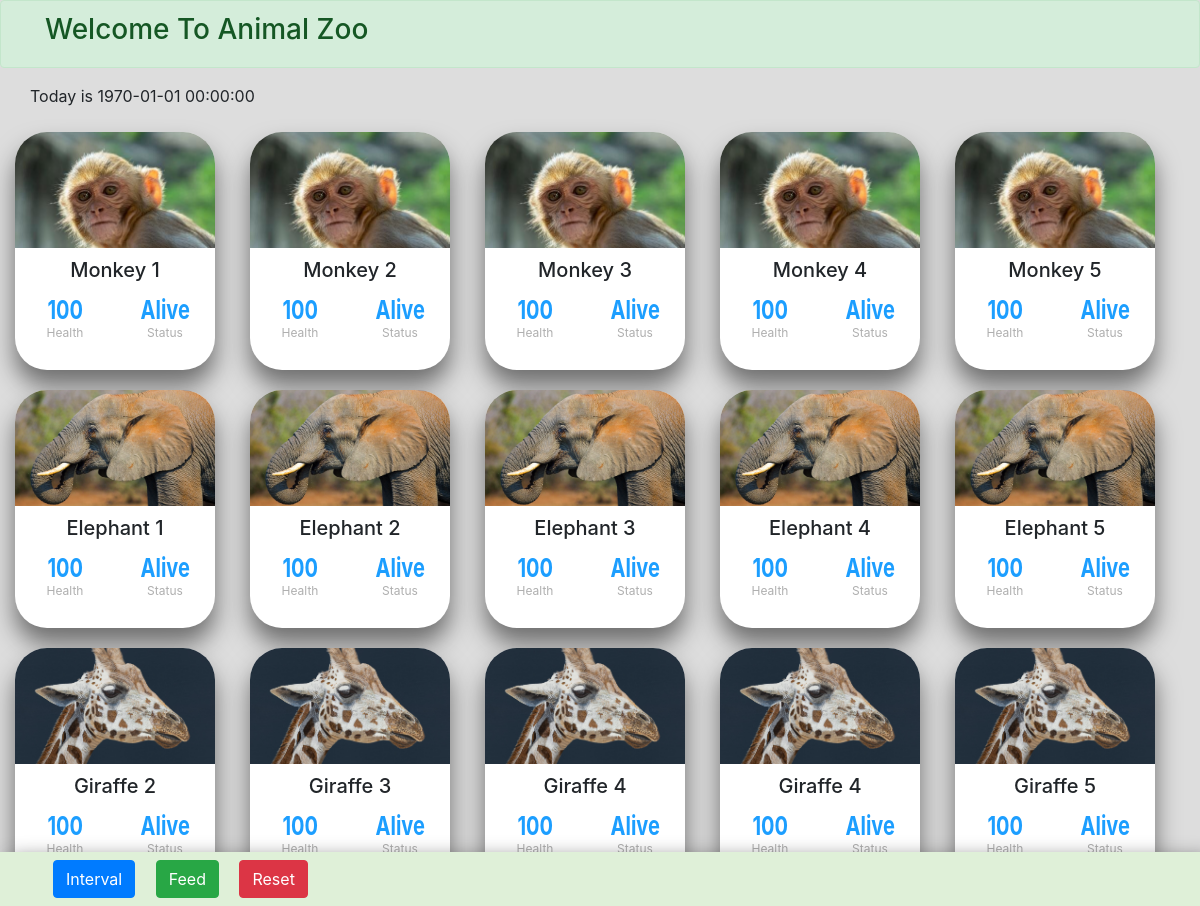
The page / on the database its author committed.
### tables this page shows
CREATE TABLE `animals` (
  `id` int(11) NOT NULL,
  `name` varchar(100) DEFAULT NULL,
  `type` int(11) NOT NULL,
  `health` float NOT NULL
);

### application/controllers/ZooAnimals.php (called while the page is built, shortened)
<?php
class ZooAnimals extends CI_Controller {
	public function index()
	{
		$this->load->model('Animal');
		$data['animals'] = $this->Animal->get_animals();
		$data['hour'] = get_cookie("hour");
		$this->load->view('welcome_message', $data);
	}
}

### index.php (called while the page is built, shortened)
<?php
require_once BASEPATH.'core/CodeIgniter.php';

### application/models/Animal.php (called while the page is built, shortened)
<?php
class Animal extends CI_Model
{
    public function get_animals()
    {
        $this->db->select("*");
        $this->db->from('animals');
        $this->db->join('animal_type', 'animal_type.type_id = animals.type');
        $this->db->order_by("animal_type.type_id", "asc");
        $this->db->order_by("animals.name","asc");
        $query = $this->db->get();
        return $query->result_array();
    }
}

### application/views/welcome_message.php (the view, shortened to what this page needs)
<!DOCTYPE html>
<html lang="en">
<head>
    <link rel="stylesheet" href="<?php echo base_url('assets/bootstrap/css/bootstrap.css'); ?>" rel="stylesheet" />
    <link rel="stylesheet" href="<?php echo base_url('assets/css/style.css'); ?>" />
</head>
<body>
    <div class="alert alert-success col-lg-12" role="alert">
        <div class="container">
            <h3>Welcome To Animal Zoo</h3>
        </div>
    </div>
    <div id="container" class="container">
        <div class="row">
            <div class="col-lg-12 mb-4 p-0">
                <div class="time"><?php echo "Today is " . date("Y-m-d H:i:s", strtotime("+{$hour} hours")) . "<br>"; ?>
                </div>
            </div>
            <div class="anilmals row">
                <?php
foreach ($animals as $value) {
?>
                <div class="card <?php if ($value['health'] < $value['min_health']) { echo 'dead-animation'; }?>">
                    <div class="banner img-fuid"
                        style=' background-image: url("assets/images/<?php echo $value['type']?>.jpg"); '>
                    </div>
                    <h2 class="name"><?php echo $value['name']; ?></h2>
                    <div class="actions">
                        <div class="follow-info">
                            <h2><a href="#"><span style="color:#<?php if ($value['health'] < $value['min_health']) {
			echo 'fa867e';
		}?>;"><?php echo $value['health']; ?></span><small id="healthtitle">Health</small></a></h2>
                            <h2><a href="#"><span style="color:#<?php if ($value['health'] < $value['min_health']) {
			echo 'fa867e';
		}?>;"><?php if ($value['health'] < $value['min_health']) {
			echo 'Dead';
		}
		else {
			echo 'Alive';
		}?></span><small id="healthtitle">Status</small></a></h2>
                        </div>
                    </div>
                </div>
                <?php
}
?>
            </div>
        </div>
    </div>
    <div class="col-lg-12" id="bottomdiv">
        <div class="container">
            <a href="ZooAnimals/interval" class="btn btn-primary m-2" data-toggle="tooltip" data-placement="top"
                title="Provoke An Hour of Time"> Interval</a>
            <a href="ZooAnimals/feed" class="btn btn-success m-2" data-toggle="tooltip" data-placement="top"
                title="Feed the Zoo"> Feed</a>
            <a href="ZooAnimals/reset" class="btn btn-danger m-2" data-toggle="tooltip" data-placement="top"
                title="Reset All the Data"> Reset</a>
        </div>
    </div>
</body>
</html>

### assets/css/style.css (style rules this page uses)
body { background-color: #ddd; }
.anilmals { justify-content: space-between; width: 100%; }
.card { background-color: #fff; border: none; min-width: 200px; margin-bottom: 20px; display: flex; flex-direction: column; overflow: hidden; justify-content: space-between; border-radius: 2rem; box-shadow: 0px 1rem 1.5rem rgb(0 0 0 / 50%); }
.card .banner { background-position: center; background-repeat: no-repeat; background-size: cover; height: 116px; display: flex; align-items: flex-end; justify-content: center; box-sizing: border-box; }
.card .name { text-align: center; padding: 0 2rem 0.5rem; margin: 0; font-size: 20px; margin-top:10px; }
#healthtitle { font-size: 12px; }
.card .actions { display: flex; flex-direction: column; order: 99; }
.card .actions .follow-info { padding: 0 0 1rem; display: flex; }
.card .actions .follow-info h2 { text-align: center; width: 50%; margin: 0; box-sizing: border-box; }
.card .actions .follow-info h2 a { text-decoration: none; padding: 0.8rem; display: flex; flex-direction: column; border-radius: 0.8rem; font-size: 20px; transition: background-color 100ms ease-in-out; }
.card .actions .follow-info h2 a span { color: #1c9eff; font-weight: bold; transform-origin: bottom; transform: scaleY(1.3); transition: color 100ms ease-in-out; }
.card .actions .follow-info h2 a small { color: #afafaf; font-size: 0.85rem; font-weight: normal; }
#bottomdiv { box-shadow: 10px 10px 22px #2a2a2c; background: #dff0d8; position: fixed; bottom: 0px; }

### rows shown on the page
animals: name "Monkey 1", health "100", shows "Alive"
animals: name "Monkey 2", health "100", shows "Alive"
animals: name "Monkey 3", health "100", shows "Alive"
animals: name "Monkey 4", health "100", shows "Alive"
animals: name "Monkey 5", health "100", shows "Alive"
animals: name "Elephant 1", health "100", shows "Alive"
animals: name "Elephant 2", health "100", shows "Alive"
animals: name "Elephant 3", health "100", shows "Alive"
animals: name "Elephant 4", health "100", shows "Alive"
animals: name "Elephant 5", health "100", shows "Alive"
animals: name "Giraffe 2", health "100", shows "Alive"
animals: name "Giraffe 3", health "100", shows "Alive"
animals: name "Giraffe 4", health "100", shows "Alive"
animals: name "Giraffe 4", health "100", shows "Alive"
animals: name "Giraffe 5", health "100", shows "Alive"

### other values the page prints
date("Y-m-d H:i:s", strtotime("+{$hour} hours")) "1970-01-01 00:00:00"
